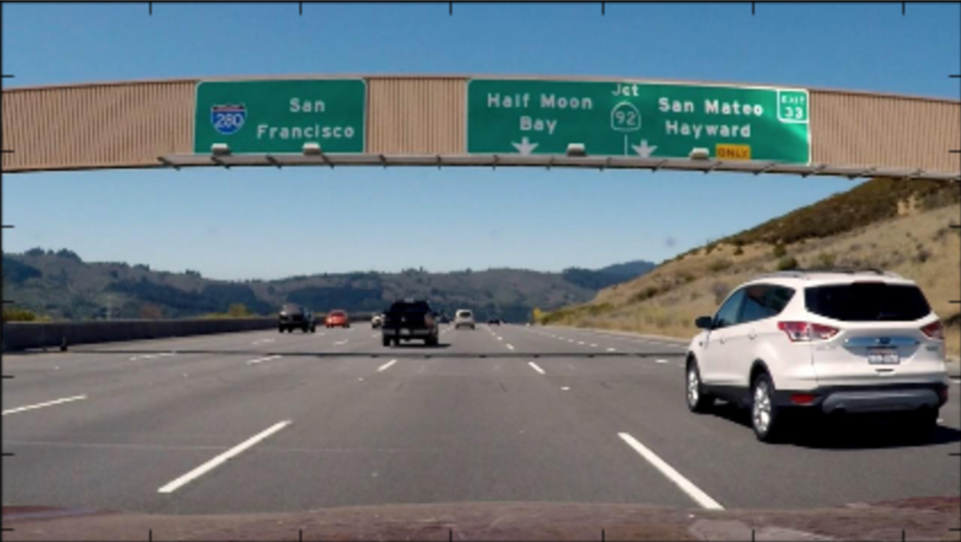
#> input picture lesson_15_advanced_lane_finding/23_direction_of_gradient/signs_vehicles_xygrad.png, 961 x 542 px
$ python dir_tresh.py   (older library calls are emulated)
#> lines starting #> are read from the running program, lines starting #| are printed output that depends on the picture; after the words box and inside, x2 and y2 are one past the last pixel; in counts of white or black regions, pixels touching at a corner belong together
import numpy as np
import cv2
import matplotlib.pyplot as plt
import matplotlib.image as mpimg
import pickle

# Read in an image
image = mpimg.imread('signs_vehicles_xygrad.png')
#> image is the input picture: shape (542, 961, 3) float32; mean R, G, B 0.424, 0.471, 0.493


# Define a function that applies Sobel x and y,
# then computes the direction of the gradient
# and applies a threshold.
def dir_threshold(img, sobel_kernel=3, thresh=(0, np.pi / 2)):
    # Apply the following steps to img
    # 1) Convert to grayscale
#> called with sobel_kernel = 15, thresh = (0.7, 1.3)
    gray = cv2.cvtColor(img, cv2.COLOR_RGB2GRAY)
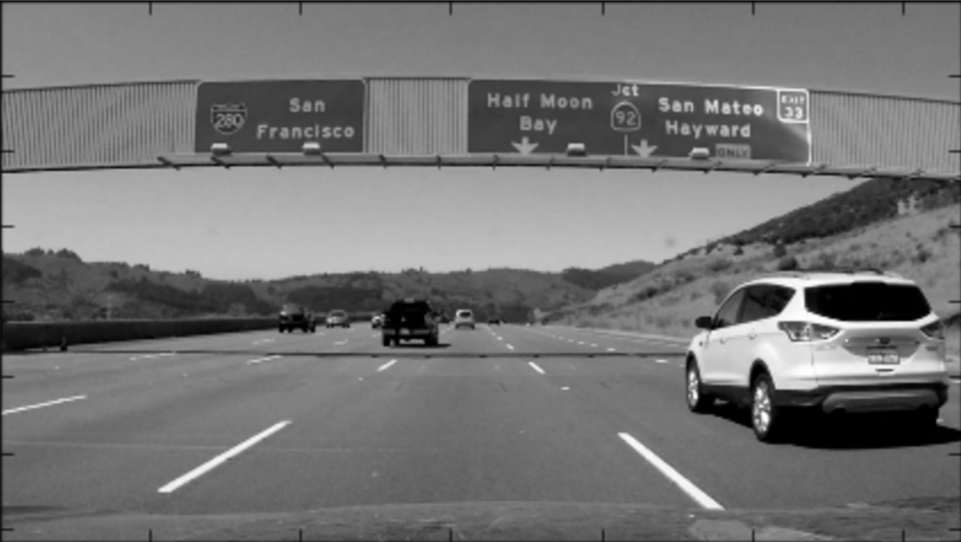
#> gray: shape (542, 961) float32; min 0, max 1, mean 0.46
    # 2) Take the gradient in x and y separately
    sobelx = cv2.Sobel(gray, cv2.CV_64F, 1, 0, ksize=sobel_kernel)
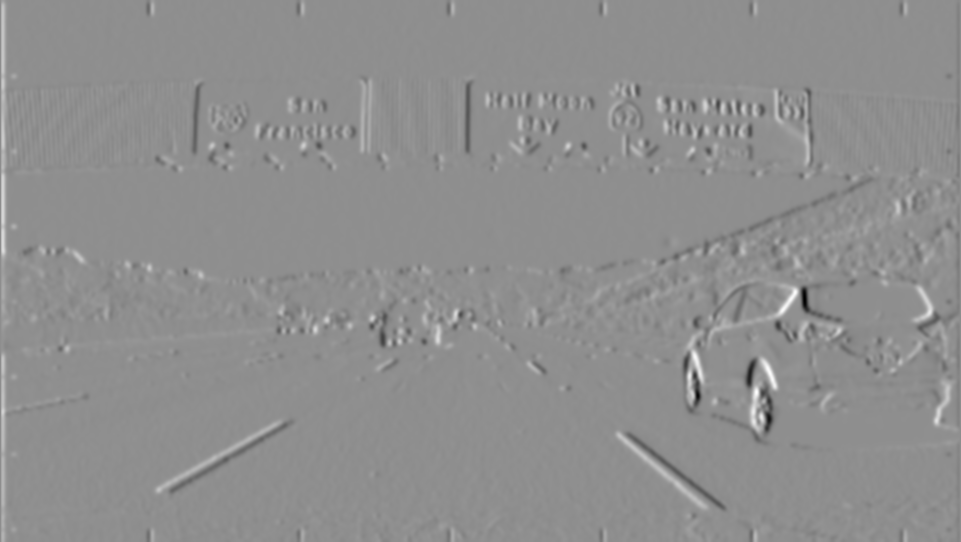
#> sobelx: shape (542, 961) float64; min -22672309.4, max 17770794.6, mean 20584.4; drawn with min black and max white
    sobely = cv2.Sobel(gray, cv2.CV_64F, 0, 1, ksize=sobel_kernel)
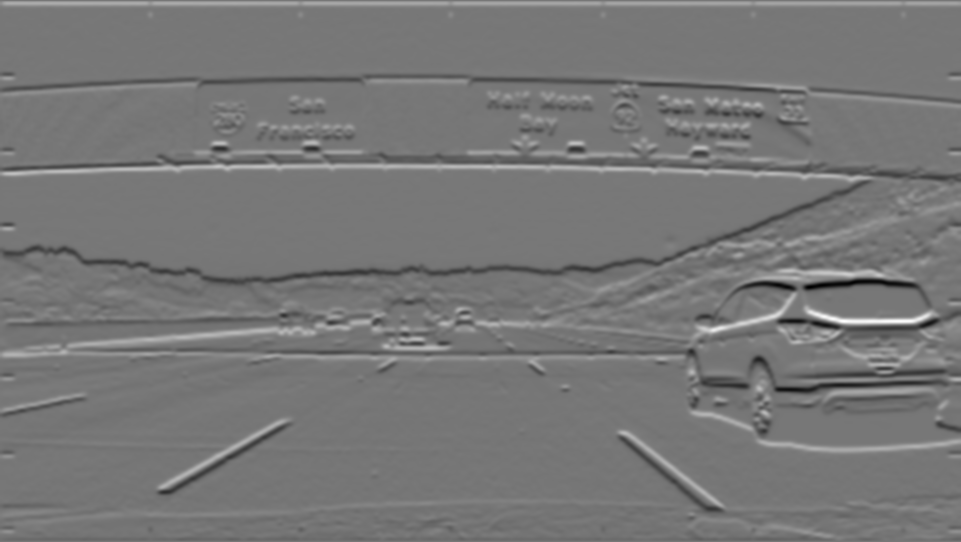
#> sobely: shape (542, 961) float64; min -21669680.7, max 24702389.9, mean 29626.2; drawn with min black and max white
    # 3) Take the absolute value of the x and y gradients
    abs_sobelx= np.absolute(sobelx)
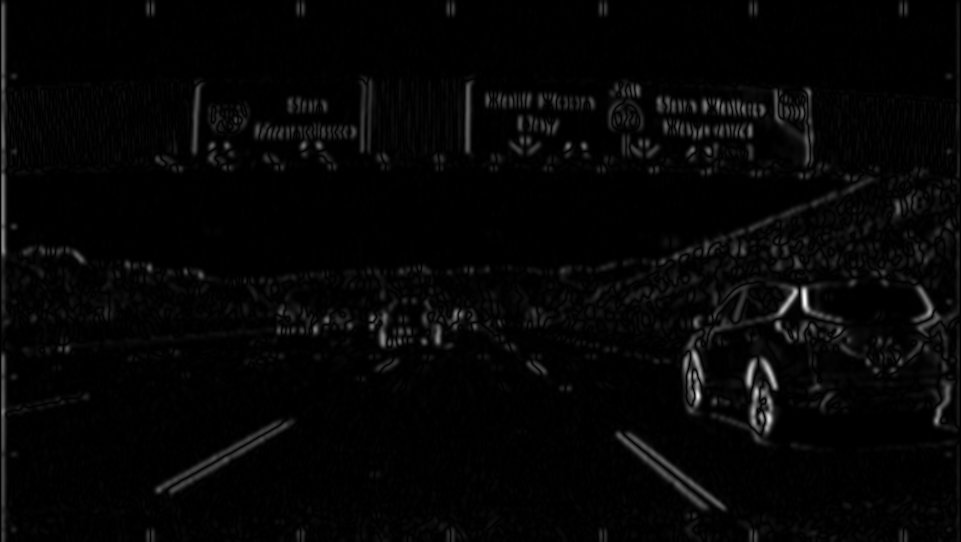
#> abs_sobelx: shape (542, 961) float64; min 0, max 22672309.4, mean 533582.4; drawn with min black and max white
    abs_sobely= np.absolute(sobely)
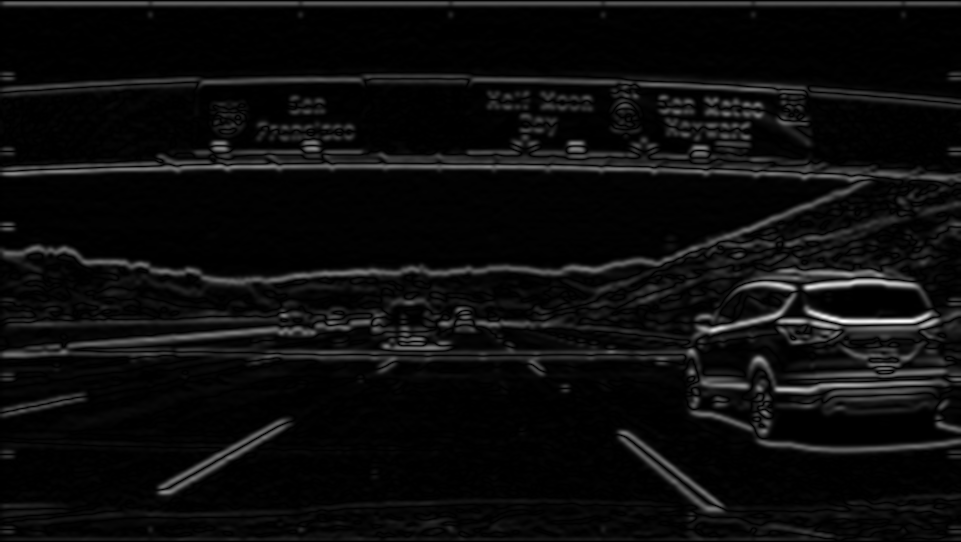
#> abs_sobely: shape (542, 961) float64; min 0, max 24702389.9, mean 1285777.3; drawn with min black and max white
    # 4) Use np.arctan2(abs_sobely, abs_sobelx) to calculate the direction of the gradient
    arctan = np.arctan2(abs_sobely, abs_sobelx)
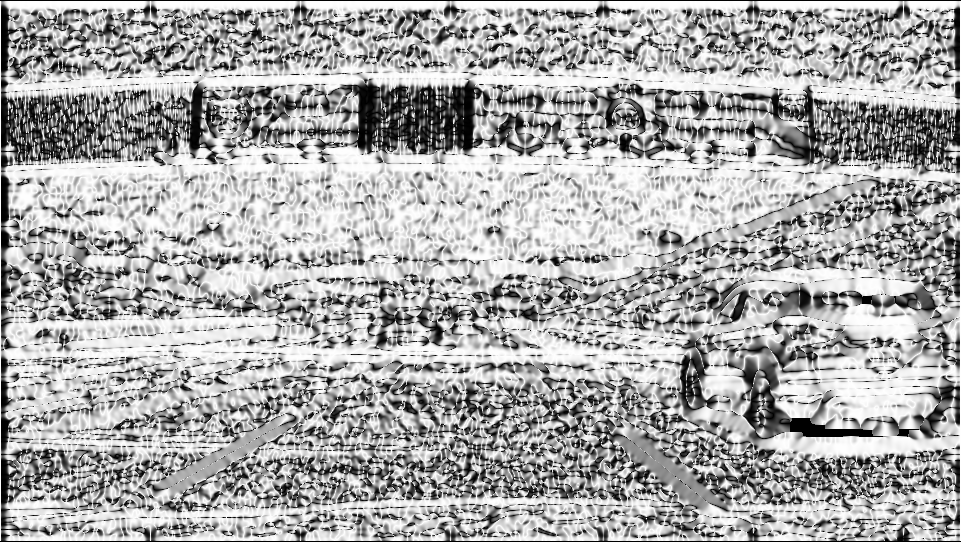
#> arctan: shape (542, 961) float64; min 0, max 1.57, mean 1.05; drawn with min black and max white
    # 5) Create a binary mask where direction thresholds are met
    # 6) Return this mask as your binary_output image
    sbinary = np.zeros_like(arctan)
    sbinary[(arctan >= thresh[0]) & (arctan <= thresh[1])] = 1

    return sbinary


# Run the function
dir_binary = dir_threshold(image, sobel_kernel=15, thresh=(0.7, 1.3))
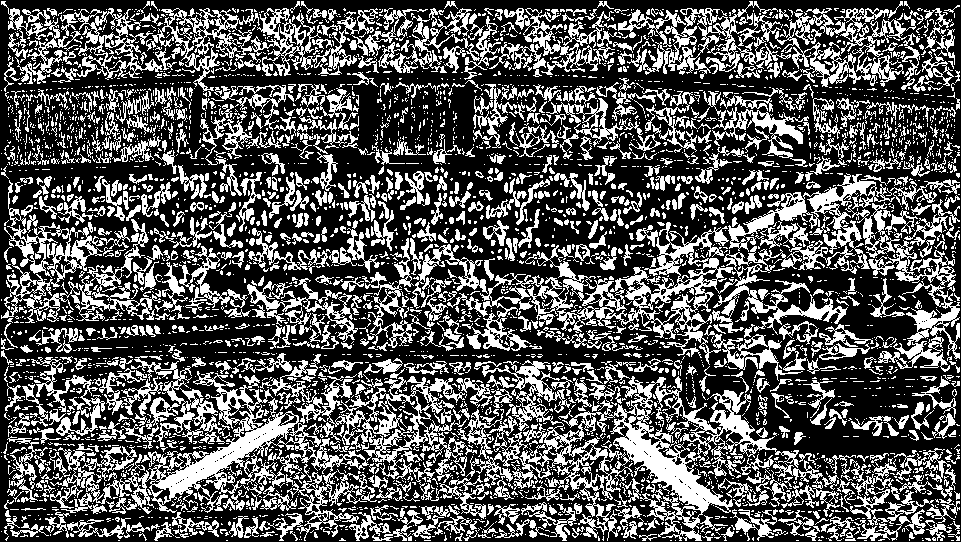
#> dir_binary: shape (542, 961) float64; values 0 (black) and 1 (white), 34.5% white; 4162 white regions (3204 under 20 px), largest, box (x1, y1, x2, y2) and area: (457, 360, 799, 541) 14602, (557, 173, 895, 365) 12484, (50, 371, 369, 514) 9146
# Plot the result
f, (ax1, ax2) = plt.subplots(1, 2, figsize=(24, 9))
f.tight_layout()
ax1.imshow(image)
ax1.set_title('Original Image', fontsize=50)
ax2.imshow(dir_binary, cmap='gray')
ax2.set_title('Thresholded Grad. Dir.', fontsize=50)
plt.subplots_adjust(left=0., right=1, top=0.9, bottom=0.)
